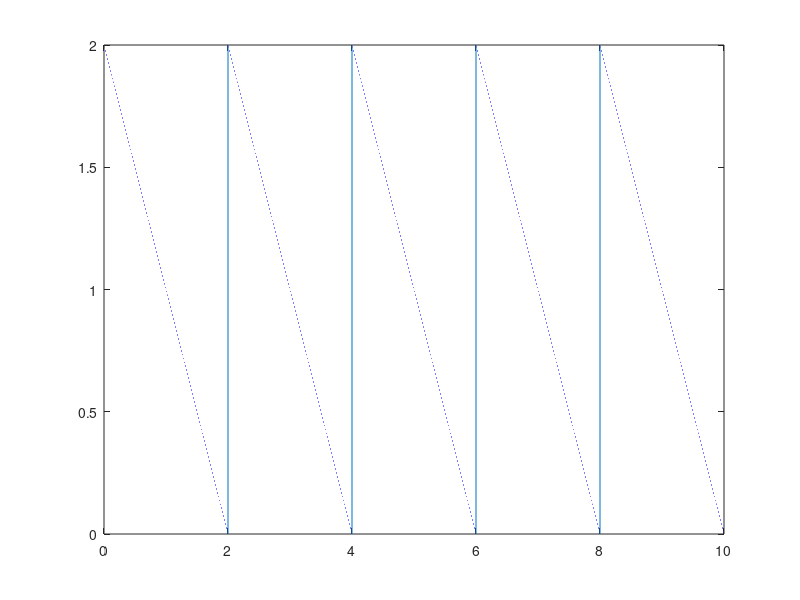

This figure's MATLAB source:
clear all;
close all;
clc;

Tw = 2;  %do rong xung
Tp = Tw; %chu ki xung
Np = input('Nhap so xung muon xem: '); %so xung can xem
Ns = 1e6; %so luong mau
    %1e6 = 10^6
Timewindow = Np*Tp;
ts = Timewindow/(Ns - 1);    %chu ki lay mau
t = 0:ts:Timewindow;
Nsp = round(Tp/ts); %so luong mau trong 1 chu ki xung

y = zeros(size(t));

for k = 1:Ns
    x(k) = mod(t(k),Nsp*ts);    
    if x(k) >= 0 & x(k) < Tw
        y(k) = 2 - x(k);        
    end
end

plot(t,y);

